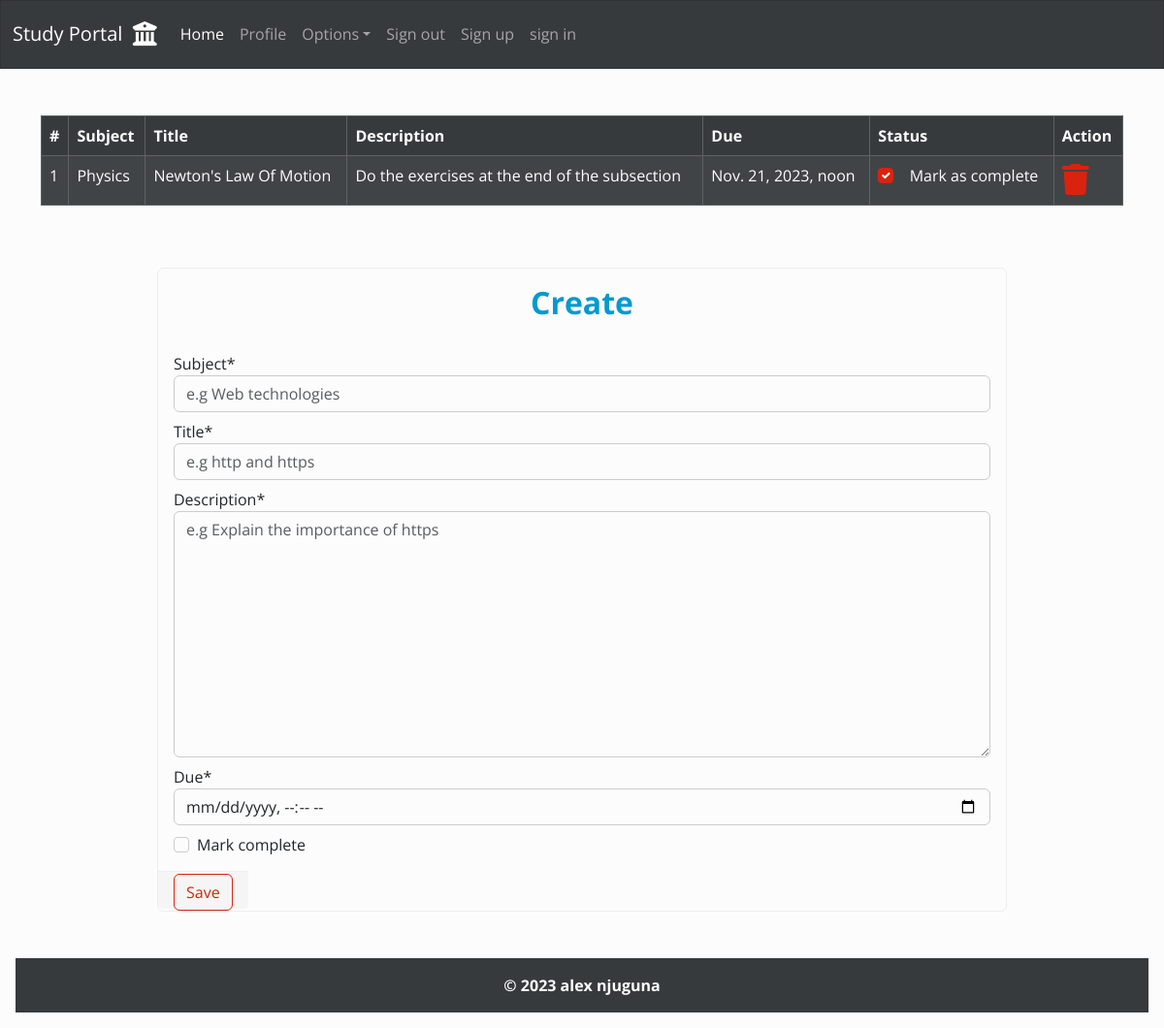
Page /homework/ (signed in) on the earlier database version.
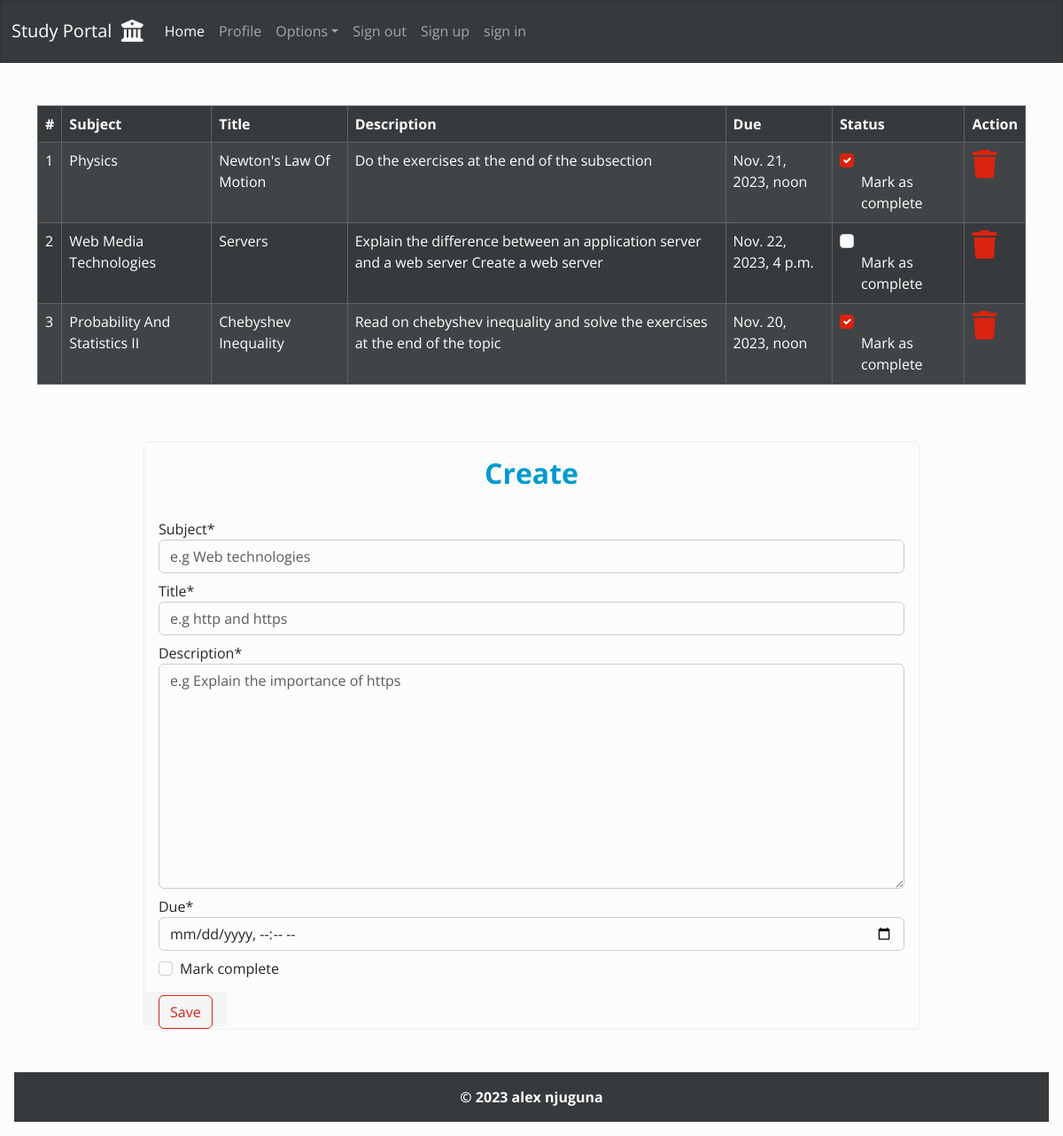
Same page on the later database version.
### homework/models.py (models this page shows, shortened)
class Homework(models.Model):
    user = models .ForeignKey(User, on_delete=models.CASCADE)
    subject = models.CharField(max_length=50)
    title = models.CharField(max_length=100)
    description = models.TextField()
    due = models.DateTimeField()
    is_finished = models.BooleanField(default=False)

### homework/views.py (the view)
# urls.py: path("", views.home, name="home")
def home(request):
    if request.method == "POST":
        form = AddHomeworkForm(request.POST)
        if form.is_valid():
            user = request.user
            subject = form.cleaned_data.get("subject")
            title = form.cleaned_data.get("title")
            description = form.cleaned_data.get("description")
            due = form.cleaned_data.get("due")
            finished = form.cleaned_data.get("is_finished")
            homework = Homework(user=user, subject=subject, title=title,
                                description=description, due=due, is_finished=finished)
            homework.save()
            messages.success(request, f"Homework: {title.upper()} added successfully")
            return redirect("homework:home")
    else:
        form = AddHomeworkForm()
    homeworks = Homework.objects.filter(user=request.user)
    return render(request, "homework/home.html", {
        "title": "homework",
        "homeworks": homeworks,
        "form": form
    })

### homework/forms.py
class AddHomeworkForm(forms.ModelForm):
    class Meta:
        model = Homework
        fields = ["subject", "title", "description", "due", "is_finished"]
        labels={
            "is_finished": "Mark complete"
        }
        widgets = {
            "subject": forms.TextInput(attrs={
                "class": "form-control mb-2",
                "placeholder": "e.g Web technologies"
            }),
            "title": forms.TextInput(attrs={
                "class": "form-control mb-2",
                "placeholder": "e.g http and https"
            }),
            "description": forms.Textarea(attrs={
                "class": "form-control mb-2",
                "placeholder": "e.g Explain the importance of https"
            }),
            "due": forms.DateTimeInput(attrs={
                "class": "form-control mb-2",
                "type": "datetime-local"
            }),
            "is_finished": forms.CheckboxInput(attrs={
                "class": "mt-1"
            }),
        }

### homework/templates/homework/home.html (shortened to what this page needs)
{% extends 'dashboard/base.html' %}
{% load crispy_forms_tags %}
{% block content %}
    {% if homeworks %}
        <div class="container-md mt-5">
            <div class="table-responsive">
                <table class="table  table-striped table-bordered table-hover table-dark">
                    <thead>
                        <tr class="text-capitalize">
                            <th>#</th>
                            <th>subject</th>
                            <th>title</th>
                            <th>description</th>
                            <th>due</th>
                            <th>status</th>
                            <th>action</th>
                        </tr>
                    </thead>
                    <tbody>
                        {% for homework in homeworks %}
                        <tr>
                            <td>{{ forloop.counter }}</td>
                            <td class="text-capitalize">{{ homework.subject }}</td>
                            <td class="text-capitalize">{{ homework.title }}</td>
                            <td>{{ homework.description }}</td>
                            <td>{{ homework.due }}</td>
                            <td>
                                <a class="text-decoration-none" href="{% url 'homework:update_homework' homework.id %}">
                                    <div class="form-check">
                                        {% if homework.is_finished == True %}
                                        <input type="checkbox" class="form-check-input" checked>
                                        {% else %}
                                        <input type="checkbox" class="form-check-input">
                                        {% endif %}
                                        <label class="text-light" for="status">Mark as complete</label>
                                    </div>
                                </a>
                            </td>
                            <td class="text-danger">
                                <a class="text-decoration-none" href="{% url 'homework:delete_homework' homework.id %}">
                                    <i class="fa-solid fa-trash fa-2x"></i>
                                </a>
                            </td>
                        </tr>
                        {% endfor %}
                    </tbody>
                </table>
            </div>
        </div>
    {% else %}
        <h3 class="alert alert-info">No homeworks added yet</h3>
    {% endif %}
    <div class="container-sm mt-5 w-75" style="margin-bottom: 120px;">
        <div class="card">
            <fieldset>
                <legend class="card-title text-center text-info mt-3">
                    <h2 class="fw-bold fs-2">Create</h2>
                </legend>
            </fieldset>
            <form class="form-group" action="" method="post" autocomplete="off">
                <fieldset class="card-body">
                    {{ form|crispy }}
                </fieldset>
                <fieldest class="card-footer mt-auto">
                    <button class="btn btn-outline-primary text-center" type="submit">
                        Save
                    </button>
                </fieldest>
            </form>
        </div>
    </div>
{% endblock content %}

### dashboard/templates/dashboard/base.html (shortened to what this page needs)
{% load static %}
<!DOCTYPE html>
<html lang="en">
<head>
    <link rel="stylesheet" href="{% static 'dashboard/css/bootstrap.min.css' %}">
    <link rel="stylesheet" href="https://cdnjs.cloudflare.com/ajax/libs/font-awesome/6.4.2/css/all.min.css"
 />
</head>
<body>
    {% include 'navbar.html' %}
    {% block content %}
    {% endblock content %}
    <div class="p-3 mt-4" style="position: fixed; bottom: 0; width: 100%;">
        <footer>
            <div class="bg-dark text-center text-light py-3">
                <p class="mb-0"><strong>&copy; {% now "Y" %} alex njuguna</strong></p>
            </div>
        </footer>
    </div>
</body>
</html>

### dashboard/templates/navbar.html (shortened to what this page needs)
<nav class="navbar navbar-expand-lg bg-dark" data-bs-theme="dark">
    <div class="container-fluid">
        <a class="navbar-brand" href="{% url 'dashboard:home' %}">Study Portal &nbsp;<i class="fa-solid fa-building-columns fa-lg"></i></a>
        <div class="collapse navbar-collapse" id="navbarColor02">
            <ul class="navbar-nav me-auto">
                <li class="nav-item">
                    <a class="nav-link active" href="{% url 'dashboard:home' %}">Home
                    </a>
                </li>
                <li class="nav-item">
                    <a class="nav-link" href="#">Profile</a>
                </li>
                <li class="nav-item dropdown">
                    <a class="nav-link dropdown-toggle" data-bs-toggle="dropdown" href="#" role="button"
                        aria-haspopup="true" aria-expanded="false">Options</a>
                </li>
                <li class="nav-item">
                    <a class="nav-link" href="#">Sign out</a>
                </li>
                <li class="nav-item">
                    <a class="nav-link" href="#">Sign up</a>
                </li>
                <li class="nav-item">
                    <a class="nav-link" href="#">sign in</a>
                </li>
            </ul>
        </div>
    </div>
</nav>

Differences in the rows shown:
added Homework: subject "Web Media Technologies", title "Servers", description "Explain the difference between an application server and a web server Create a web server", due "Nov. 22, 2023, 4 p.m."
added Homework: subject "Probability And Statistics II", title "Chebyshev Inequality", description "Read on chebyshev inequality and solve the exercises at the end of the topic", due "Nov. 20, 2023, noon"
